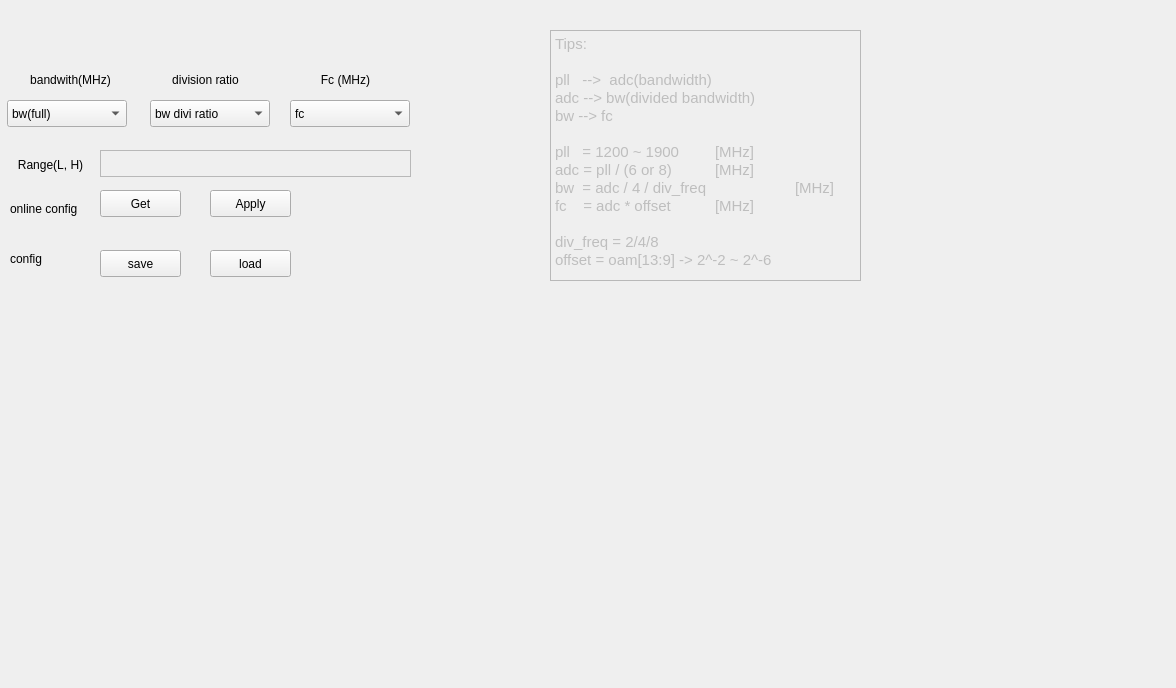
<?xml version="1.0" encoding="UTF-8"?>
<ui version="4.0">
 <class>Frequency</class>
 <widget class="QWidget" name="Frequency">
  <property name="geometry">
   <rect>
    <x>0</x>
    <y>0</y>
    <width>1176</width>
    <height>688</height>
   </rect>
  </property>
  <property name="windowTitle">
   <string>Form</string>
  </property>
  <widget class="QLabel" name="label_9">
   <property name="geometry">
    <rect>
     <x>140</x>
     <y>70</y>
     <width>131</width>
     <height>20</height>
    </rect>
   </property>
   <property name="layoutDirection">
    <enum>Qt::LeftToRight</enum>
   </property>
   <property name="text">
    <string>division ratio</string>
   </property>
   <property name="alignment">
    <set>Qt::AlignCenter</set>
   </property>
  </widget>
  <widget class="QComboBox" name="freqFC">
   <property name="geometry">
    <rect>
     <x>290</x>
     <y>100</y>
     <width>120</width>
     <height>27</height>
    </rect>
   </property>
   <item>
    <property name="text">
     <string>fc</string>
    </property>
   </item>
  </widget>
  <widget class="QLabel" name="label_2">
   <property name="geometry">
    <rect>
     <x>10</x>
     <y>250</y>
     <width>41</width>
     <height>17</height>
    </rect>
   </property>
   <property name="text">
    <string>config</string>
   </property>
  </widget>
  <widget class="QPushButton" name="freqGet">
   <property name="geometry">
    <rect>
     <x>100</x>
     <y>190</y>
     <width>81</width>
     <height>27</height>
    </rect>
   </property>
   <property name="mouseTracking">
    <bool>false</bool>
   </property>
   <property name="text">
    <string>Get</string>
   </property>
  </widget>
  <widget class="QPushButton" name="freqLoad">
   <property name="geometry">
    <rect>
     <x>210</x>
     <y>250</y>
     <width>81</width>
     <height>27</height>
    </rect>
   </property>
   <property name="text">
    <string>load</string>
   </property>
  </widget>
  <widget class="QLabel" name="label_10">
   <property name="geometry">
    <rect>
     <x>305</x>
     <y>70</y>
     <width>81</width>
     <height>20</height>
    </rect>
   </property>
   <property name="layoutDirection">
    <enum>Qt::LeftToRight</enum>
   </property>
   <property name="text">
    <string>Fc (MHz)</string>
   </property>
   <property name="alignment">
    <set>Qt::AlignCenter</set>
   </property>
  </widget>
  <widget class="QTextEdit" name="freqHint">
   <property name="enabled">
    <bool>false</bool>
   </property>
   <property name="geometry">
    <rect>
     <x>550</x>
     <y>30</y>
     <width>311</width>
     <height>251</height>
    </rect>
   </property>
   <property name="html">
    <string>&lt;!DOCTYPE HTML PUBLIC &quot;-//W3C//DTD HTML 4.0//EN&quot; &quot;http://www.w3.org/TR/REC-html40/strict.dtd&quot;&gt;
&lt;html&gt;&lt;head&gt;&lt;meta name=&quot;qrichtext&quot; content=&quot;1&quot; /&gt;&lt;style type=&quot;text/css&quot;&gt;
p, li { white-space: pre-wrap; }
&lt;/style&gt;&lt;/head&gt;&lt;body style=&quot; font-family:'Sans Serif'; font-size:9pt; font-weight:400; font-style:normal;&quot;&gt;
&lt;p style=&quot; margin-top:0px; margin-bottom:0px; margin-left:0px; margin-right:0px; -qt-block-indent:0; text-indent:0px;&quot;&gt;&lt;span style=&quot; font-family:'Ubuntu'; font-size:11pt;&quot;&gt;Tips:&lt;/span&gt;&lt;/p&gt;
&lt;p style=&quot;-qt-paragraph-type:empty; margin-top:0px; margin-bottom:0px; margin-left:0px; margin-right:0px; -qt-block-indent:0; text-indent:0px; font-family:'Ubuntu'; font-size:11pt;&quot;&gt;&lt;br /&gt;&lt;/p&gt;
&lt;p style=&quot; margin-top:0px; margin-bottom:0px; margin-left:0px; margin-right:0px; -qt-block-indent:0; text-indent:0px;&quot;&gt;&lt;span style=&quot; font-family:'Ubuntu'; font-size:11pt;&quot;&gt;pll   --&amp;gt;  adc(bandwidth)&lt;/span&gt;&lt;/p&gt;
&lt;p style=&quot; margin-top:0px; margin-bottom:0px; margin-left:0px; margin-right:0px; -qt-block-indent:0; text-indent:0px;&quot;&gt;&lt;span style=&quot; font-family:'Ubuntu'; font-size:11pt;&quot;&gt;adc --&amp;gt; bw(divided bandwidth)&lt;/span&gt;&lt;/p&gt;
&lt;p style=&quot; margin-top:0px; margin-bottom:0px; margin-left:0px; margin-right:0px; -qt-block-indent:0; text-indent:0px;&quot;&gt;&lt;span style=&quot; font-family:'Ubuntu'; font-size:11pt;&quot;&gt;bw --&amp;gt; fc&lt;/span&gt;&lt;/p&gt;
&lt;p style=&quot;-qt-paragraph-type:empty; margin-top:0px; margin-bottom:0px; margin-left:0px; margin-right:0px; -qt-block-indent:0; text-indent:0px; font-family:'Ubuntu'; font-size:11pt;&quot;&gt;&lt;br /&gt;&lt;/p&gt;
&lt;p style=&quot; margin-top:0px; margin-bottom:0px; margin-left:0px; margin-right:0px; -qt-block-indent:0; text-indent:0px;&quot;&gt;&lt;span style=&quot; font-family:'Ubuntu'; font-size:11pt;&quot;&gt;pll   = 1200 ~ 1900  	[MHz]&lt;/span&gt;&lt;/p&gt;
&lt;p style=&quot; margin-top:0px; margin-bottom:0px; margin-left:0px; margin-right:0px; -qt-block-indent:0; text-indent:0px;&quot;&gt;&lt;span style=&quot; font-family:'Ubuntu'; font-size:11pt;&quot;&gt;adc = pll / (6 or 8)  	[MHz]&lt;/span&gt;&lt;/p&gt;
&lt;p style=&quot; margin-top:0px; margin-bottom:0px; margin-left:0px; margin-right:0px; -qt-block-indent:0; text-indent:0px;&quot;&gt;&lt;span style=&quot; font-family:'Ubuntu'; font-size:11pt;&quot;&gt;bw  = adc / 4 / div_freq  	[MHz]&lt;/span&gt;&lt;/p&gt;
&lt;p style=&quot; margin-top:0px; margin-bottom:0px; margin-left:0px; margin-right:0px; -qt-block-indent:0; text-indent:0px;&quot;&gt;&lt;span style=&quot; font-family:'Ubuntu'; font-size:11pt;&quot;&gt;fc    = adc * offset   	[MHz]&lt;/span&gt;&lt;/p&gt;
&lt;p style=&quot;-qt-paragraph-type:empty; margin-top:0px; margin-bottom:0px; margin-left:0px; margin-right:0px; -qt-block-indent:0; text-indent:0px; font-family:'Ubuntu'; font-size:11pt;&quot;&gt;&lt;br /&gt;&lt;/p&gt;
&lt;p style=&quot; margin-top:0px; margin-bottom:0px; margin-left:0px; margin-right:0px; -qt-block-indent:0; text-indent:0px;&quot;&gt;&lt;span style=&quot; font-family:'Ubuntu'; font-size:11pt;&quot;&gt;div_freq = 2/4/8&lt;/span&gt;&lt;/p&gt;
&lt;p style=&quot; margin-top:0px; margin-bottom:0px; margin-left:0px; margin-right:0px; -qt-block-indent:0; text-indent:0px;&quot;&gt;&lt;span style=&quot; font-family:'Ubuntu'; font-size:11pt;&quot;&gt;offset = oam[13:9] -&amp;gt; 2^-2 ~ 2^-6&lt;/span&gt;&lt;/p&gt;&lt;/body&gt;&lt;/html&gt;</string>
   </property>
  </widget>
  <widget class="QLabel" name="label">
   <property name="geometry">
    <rect>
     <x>10</x>
     <y>200</y>
     <width>91</width>
     <height>17</height>
    </rect>
   </property>
   <property name="text">
    <string>online config</string>
   </property>
  </widget>
  <widget class="QComboBox" name="freqBW">
   <property name="geometry">
    <rect>
     <x>150</x>
     <y>100</y>
     <width>120</width>
     <height>27</height>
    </rect>
   </property>
   <item>
    <property name="text">
     <string>bw divi ratio</string>
    </property>
   </item>
  </widget>
  <widget class="QPushButton" name="freqApply">
   <property name="geometry">
    <rect>
     <x>210</x>
     <y>190</y>
     <width>81</width>
     <height>27</height>
    </rect>
   </property>
   <property name="text">
    <string>Apply</string>
   </property>
  </widget>
  <widget class="QPushButton" name="freqSave">
   <property name="geometry">
    <rect>
     <x>100</x>
     <y>250</y>
     <width>81</width>
     <height>27</height>
    </rect>
   </property>
   <property name="mouseTracking">
    <bool>false</bool>
   </property>
   <property name="text">
    <string>save</string>
   </property>
  </widget>
  <widget class="QWidget" name="freqCanvas" native="true">
   <property name="geometry">
    <rect>
     <x>10</x>
     <y>300</y>
     <width>851</width>
     <height>361</height>
    </rect>
   </property>
  </widget>
  <widget class="QComboBox" name="freqFullBW">
   <property name="geometry">
    <rect>
     <x>7</x>
     <y>100</y>
     <width>120</width>
     <height>27</height>
    </rect>
   </property>
   <item>
    <property name="text">
     <string>bw(full)</string>
    </property>
   </item>
  </widget>
  <widget class="QLabel" name="label_11">
   <property name="geometry">
    <rect>
     <x>20</x>
     <y>70</y>
     <width>101</width>
     <height>20</height>
    </rect>
   </property>
   <property name="layoutDirection">
    <enum>Qt::LeftToRight</enum>
   </property>
   <property name="text">
    <string>bandwith(MHz)</string>
   </property>
   <property name="alignment">
    <set>Qt::AlignCenter</set>
   </property>
  </widget>
  <widget class="QTextEdit" name="freqRange">
   <property name="enabled">
    <bool>false</bool>
   </property>
   <property name="geometry">
    <rect>
     <x>100</x>
     <y>150</y>
     <width>311</width>
     <height>27</height>
    </rect>
   </property>
  </widget>
  <widget class="QLabel" name="label_12">
   <property name="geometry">
    <rect>
     <x>10</x>
     <y>155</y>
     <width>81</width>
     <height>20</height>
    </rect>
   </property>
   <property name="layoutDirection">
    <enum>Qt::LeftToRight</enum>
   </property>
   <property name="text">
    <string>Range(L, H)</string>
   </property>
   <property name="alignment">
    <set>Qt::AlignCenter</set>
   </property>
  </widget>
 </widget>
 <resources/>
 <connections/>
</ui>
